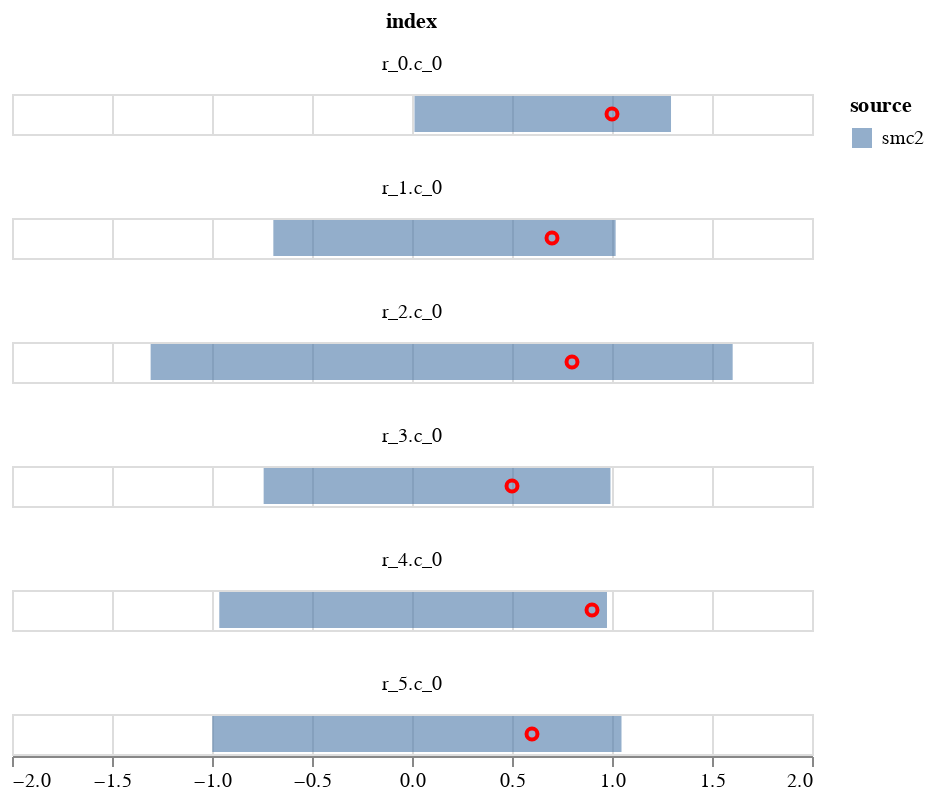

The cell this chart's notebook holds for it:
### Code cell
c1 = alt.Chart(plot_data).mark_bar(opacity=0.6).encode(
    alt.X('q1', title=None,  scale=alt.Scale(domain=[-2,2])),
    alt.X2('q2', title=None),
    alt.Color('source'),    
)
    

c2 = alt.Chart(plot_data).mark_point(opacity=1, color='red').encode(
        alt.X('data', title=None),
)
(c1+c2).facet(
       'index',
    columns=1
    )

### Figure 1 — Vega-Lite specification as saved in the notebook (floating-point values rounded to 4 significant figures)
{"config": {"view": {"continuousWidth": 400, "continuousHeight": 300}}, "data": {"name": "data-7580c8da638174356cee0dfe95cdb264"}, "facet": {"type": "nominal", "field": "index"}, "spec": {"layer": [{"mark": {"type": "bar", "opacity": 0.6}, "encoding": {"color": {"type": "nominal", "field": "source"}, "x": {"type": "quantitative", "field": "q1", "scale": {"domain": [-2, 2]}, "title": null}, "x2": {"field": "q2", "title": null}}}, {"mark": {"type": "point", "color": "red", "opacity": 1}, "encoding": {"x": {"type": "quantitative", "field": "data", "title": null}}}]}, "columns": 1, "$schema": "https://vega.github.io/schema/vega-lite/v4.8.1.json", "datasets": {"data-7580c8da638174356cee0dfe95cdb264": [{"index": "r_0.c_0", "q1": 0.01236, "q2": 1.295, "source": "smc2", "data": 1.0}, {"index": "r_1.c_0", "q1": -0.6933, "q2": 1.018, "source": "smc2", "data": 0.7}, {"index": "r_2.c_0", "q1": -1.307, "q2": 1.603, "source": "smc2", "data": 0.8}, {"index": "r_3.c_0", "q1": -0.7418, "q2": 0.9924, "source": "smc2", "data": 0.5}, {"index": "r_4.c_0", "q1": -0.9636, "q2": 0.975, "source": "smc2", "data": 0.9}, {"index": "r_5.c_0", "q1": -0.9985, "q2": 1.047, "source": "smc2", "data": 0.6}]}}
